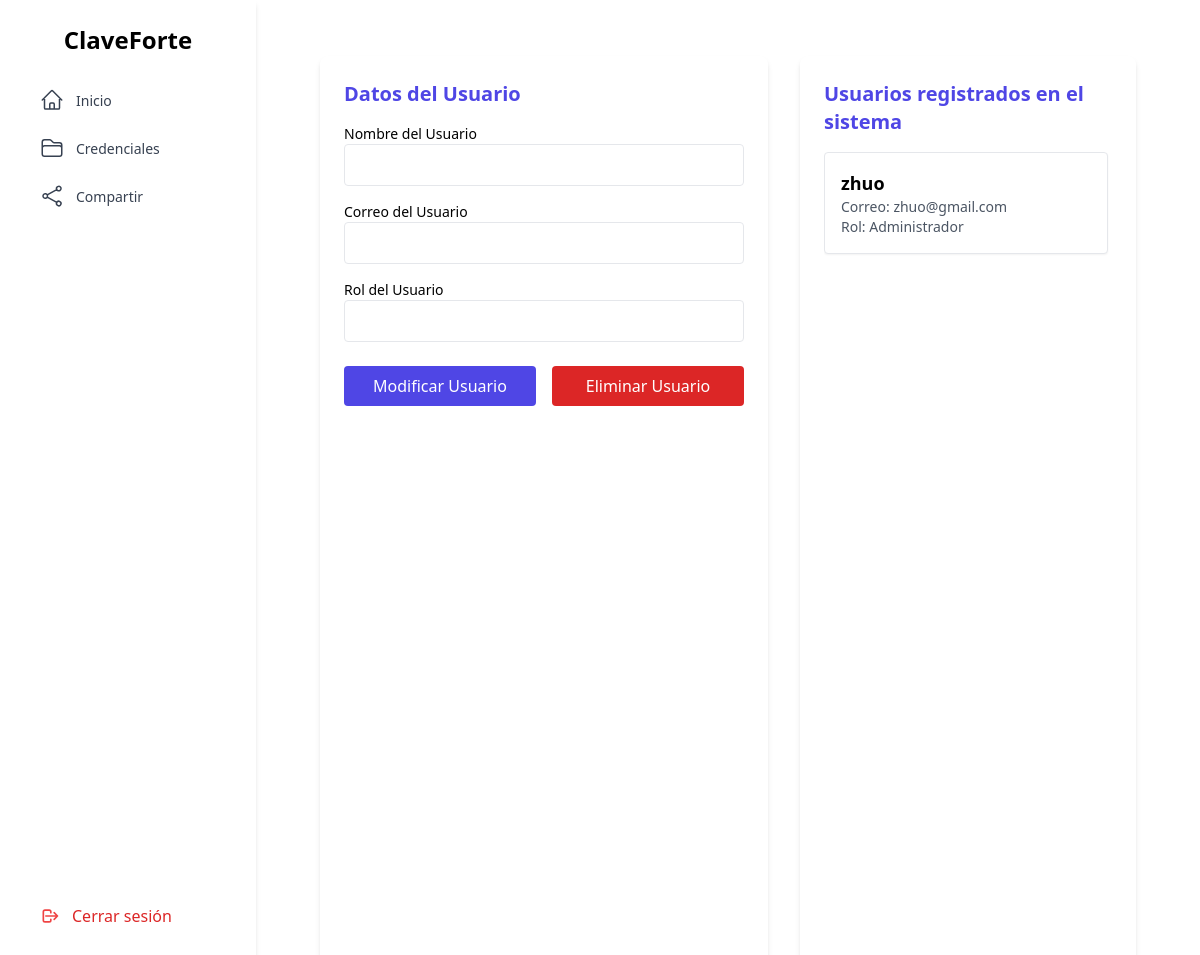
The app's page /user_management (signed in), older data.
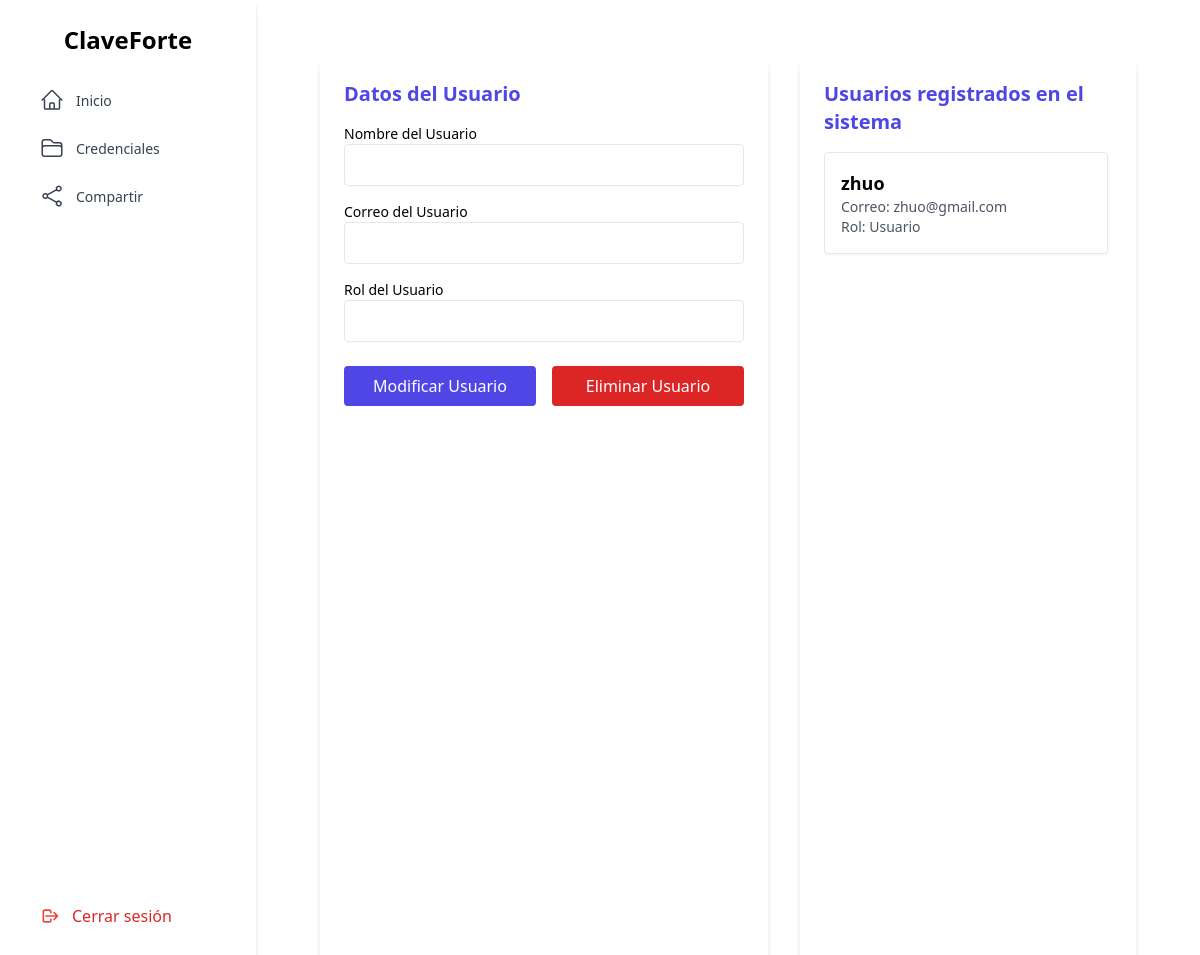
The same page, newer data.
### tables this page shows
CREATE TABLE Users (
        id_usr       INTEGER PRIMARY KEY AUTOINCREMENT,
        usr_name     TEXT NOT NULL,
        usr_mail     TEXT NOT NULL UNIQUE,
        usr_pass     TEXT NOT NULL,       -- Contraseña principal (hash)
        secret_pass  TEXT NOT NULL,       -- Contraseña para compartir (hash)
        last_login   TEXT,                -- Fecha en formato ISO
        id_rol       INTEGER NOT NULL,
        FOREIGN KEY (id_rol) REFERENCES Roles(id_rol)
    );

### app.py (the view, shortened to what this page needs)
@app.route('/user_management', methods=['GET', 'POST'])
def gestionar_usuarios():
    if (not session):
        return redirect("login")
    rol = session.get('usuario_rol')
    usuario_logeado_email = session.get('usuario_correo')
    correos_a_ignorar = ["admin@gmail.com", "invitado@gmail.com", usuario_logeado_email]
    conn = sqlite3.connect('instance/ClaveForte.db')
    conn.row_factory = sqlite3.Row
    cur = conn.cursor()
    placeholders = ', '.join(['?'] * len(correos_a_ignorar))
    cur.execute(f"""SELECT * FROM Users WHERE usr_mail NOT IN ({placeholders})""",
                correos_a_ignorar)
    usuarios = cur.fetchall()
    conn.close()
    return render_template('./admin/management/management.html',
                           usr_rol = rol,
                           users = usuarios)

### templates/admin/management/management.html (shortened to what this page needs)
{% extends './layout.html' %}
{% block content %}
<div class="flex h-screen gap-8 px-6 py-4 box-border">
  <div class="w-full max-w-md bg-white p-6 rounded-lg shadow-md overflow-y-auto">
    <h2 class="text-xl font-semibold mb-4 text-indigo-600">Datos del Usuario</h2>
    <form id="form-usuario" action="/user_management" method="POST" class="space-y-4">
      <div>
        <label class="block text-sm font-medium">Nombre del Usuario</label>
        <input type="text" id="new_nombre_usuario" name="new_nombre_usuario" required
              class="w-full p-2 border rounded focus:outline-none focus:ring-2 focus:ring-indigo-400">
      </div>
      <div>
        <label class="block text-sm font-medium">Correo del Usuario</label>
        <input type="email" id="new_correo_usuario" name="new_correo_usuario" required
              class="w-full p-2 border rounded focus:outline-none focus:ring-2 focus:ring-indigo-400">
      </div>
      <div>
        <label class="block text-sm font-medium">Rol del Usuario</label>
        <input type="text" id="new_rol_usuario" name="new_rol_usuario" required
              class="w-full p-2 border rounded focus:outline-none focus:ring-2 focus:ring-indigo-400">
      </div>
      <div class="flex gap-4 pt-2">
        <button type="submit"
                onclick="setMethod('UPDATE')"
                class="flex-1 bg-indigo-600 text-white py-2 rounded hover:bg-indigo-700 transition">
          Modificar Usuario
        </button>
        <button type="submit"
                onclick="setMethod('DELETE')"
                class="flex-1 bg-red-600 text-white py-2 rounded hover:bg-red-700 transition">
          Eliminar Usuario
        </button>
      </div>
    </form>
  </div>
  <div class="flex-1 bg-white p-6 m-y-10 rounded-lg shadow-md flex flex-col">
    <h2 class="text-xl font-semibold mb-4 text-indigo-600">Usuarios registrados en el sistema</h2>
    <div class="flex-1 overflow-y-auto space-y-4 pr-1">
      {% if users %}
        <div id="usuarios-container">
        {% for u in users %}
          <div
            id="usuario-{{ u.id_usr }}"
            class="usuario p-4 mb-4 border rounded bg-white shadow-sm cursor-pointer"
            data-nombre="{{ u.usr_name }}"
            data-correo="{{ u.usr_mail }}"
            data-rol="{{ u.id_rol }}"
            data-id="{{ u.id_usr }}"
          >
            <p class="font-semibold text-lg">{{ u.usr_name }}</p>
            <p class="text-sm text-gray-600">Correo: {{ u.usr_mail }}</p>
            <p class="text-sm text-gray-600">
              Rol:
              {% if u.id_rol == 1 %}
                Administrador
              {% elif u.id_rol == 2 %}
                Usuario
              {% else %}
                Desconocido
              {% endif %}
            </p>
          </div>
        {% endfor %}
        </div>
      {% else %}
        <p class="text-gray-500">No hay usuarios registrados en el sistema.</p>
      {% endif %}
    </div>
  </div>
</div>
{% endblock %}

### templates/layout.html (shortened to what this page needs)
<!DOCTYPE html>
<html lang="es">
<head>
  <link href="https://cdn.jsdelivr.net/npm/tailwindcss@2.2.19/dist/tailwind.min.css" rel="stylesheet">
</head>
<body class="flex overflow-y-hidden h-screen">
  {% include './sidebar/sidebar.html' with context%}
  <main class="flex-1 p-10">
    {% block content %}{% endblock %}
  </main>
</body>
</html>

### templates/sidebar/sidebar.html (shortened to what this page needs)
<!DOCTYPE html>
<html lang="es">
<head>
    <script src="https://cdn.tailwindcss.com"></script>
</head>
<body>
    <aside class="w-64 h-screen bg-white shadow-md p-6 flex flex-col justify-between">
    <div>
        <h2 class="text-2xl font-bold text-center mb-6">ClaveForte</h2>
        <nav>
            <ul class="space-y-2">
                <li>
                    <a href="/home" class="flex items-center gap-3 px-4 py-2 rounded hover:bg-indigo-100 text-gray-700 transition">
                        <span class="text-[14px]">Inicio</span>
                    </a>
                </li>
                {% if usr_rol == 2 %}
                <li>
                <a href="/credentials" class="flex items-center gap-3 px-4 py-2 rounded hover:bg-indigo-100 text-gray-700 transition">
                    <span class="text-[14px]">Credenciales</span>
                </a>
                </li>
                <li>
                <a href="/share_credential" class="flex items-center gap-3 px-4 py-2 rounded hover:bg-indigo-100 text-gray-700 transition">
                    <span class="text-[14px]">Compartir</span>
                </a>
                </li>
                {% endif %}
            </ul>
        </nav>
    </div>
    <div>
        <a href="/logout" class="flex items-center gap-3 px-4 py-2 rounded hover:bg-red-100 text-red-600 transition">
        <svg class="w-5 h-5 text-red-500" fill="none" stroke="currentColor" viewBox="0 0 24 24">
            <path stroke-linecap="round" stroke-linejoin="round" stroke-width="2" d="M17 16l4-4m0 0l-4-4m4 4H7m6 4v1a2 2 0 01-2 2H6a2 2 0 01-2-2V7a2 2 0 012-2h5a2 2 0 012 2v1" />
        </svg>
        <span>Cerrar sesión</span>
        </a>
    </div>
    </aside>
</body>
</html>

Row changes from the older to the newer data that the page shows:
changed Users "zhuo": id_rol "Administrador" → "Usuario"
